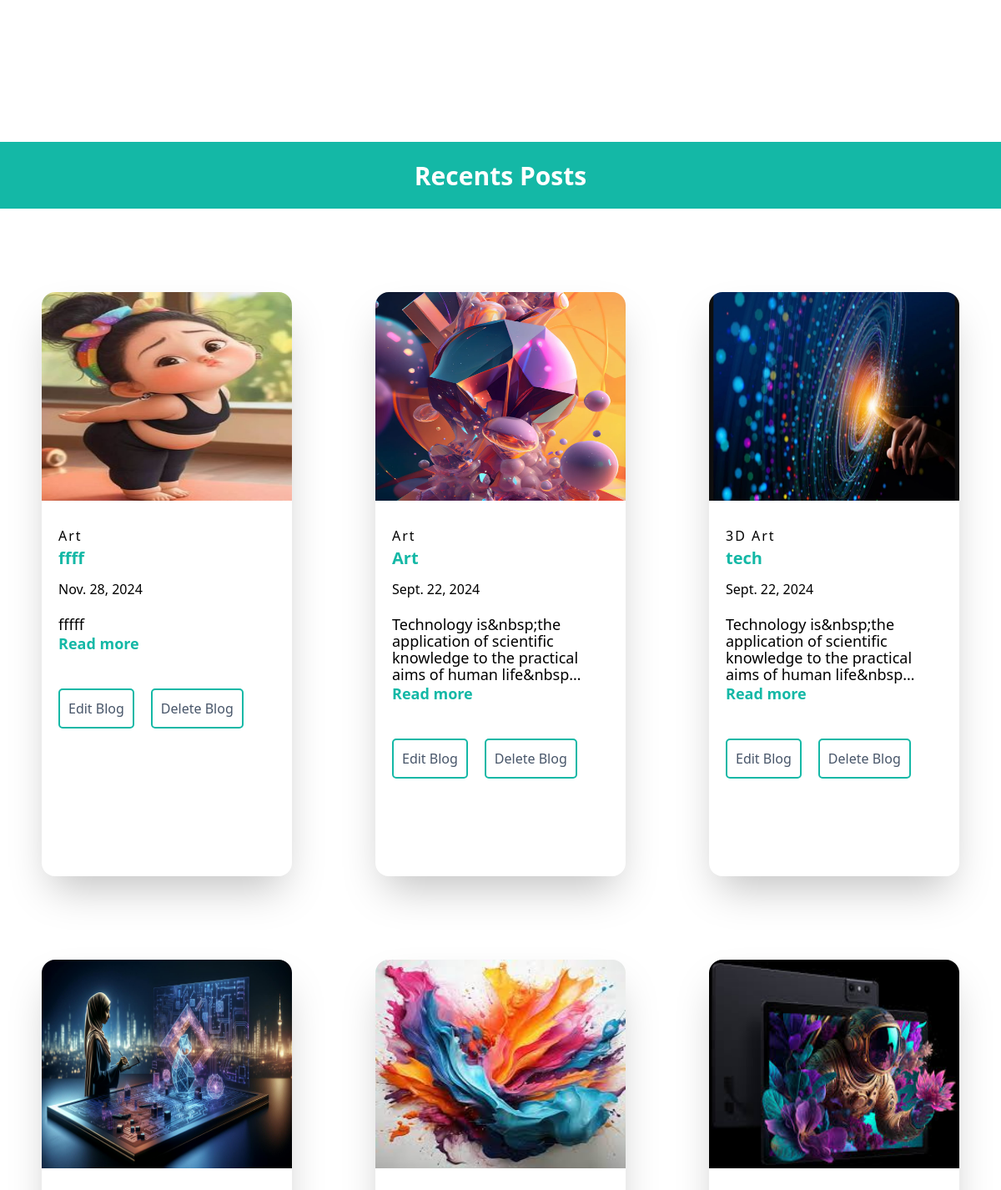
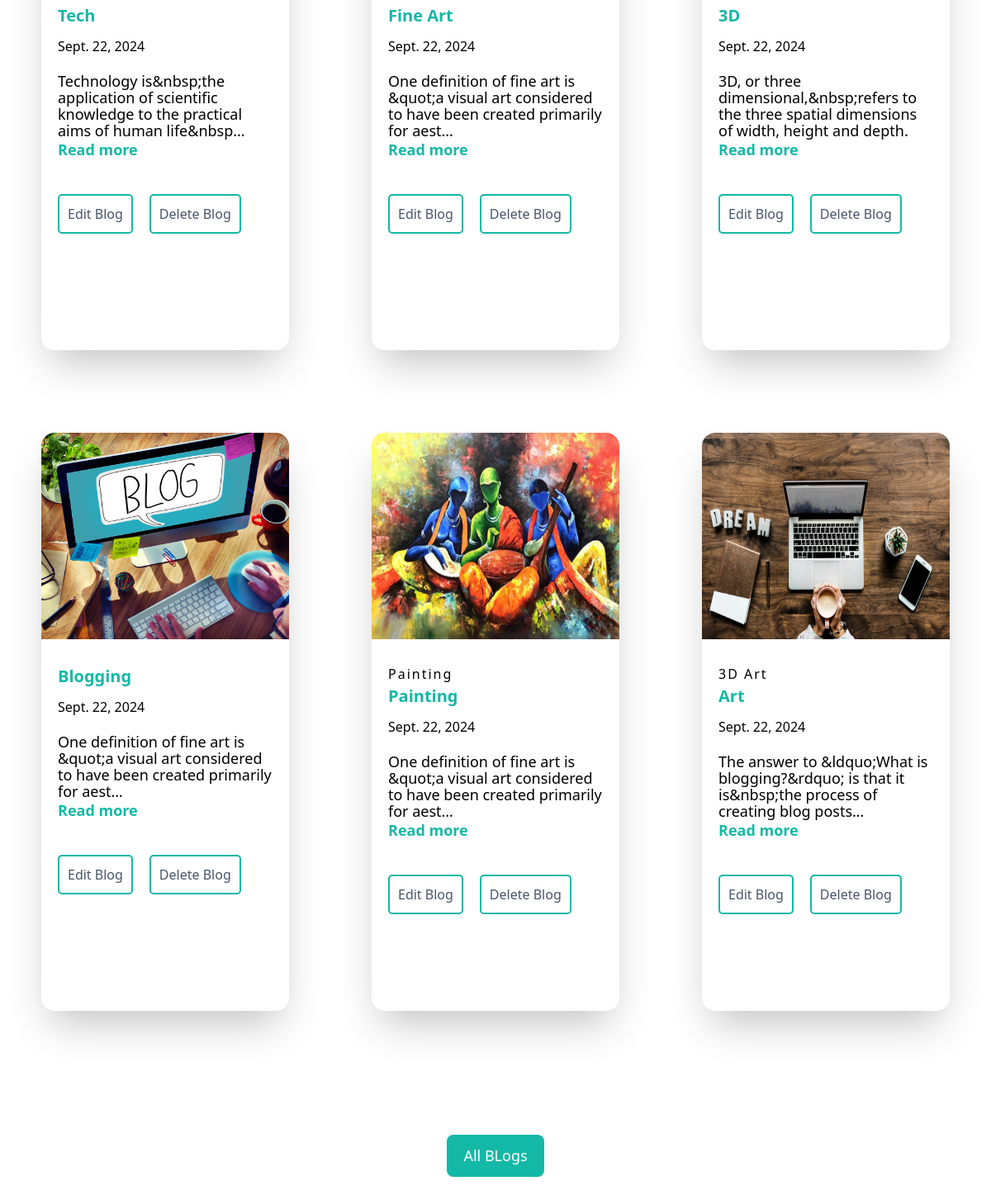
The app's page / (lower part), older data (2 pictures, top to bottom).
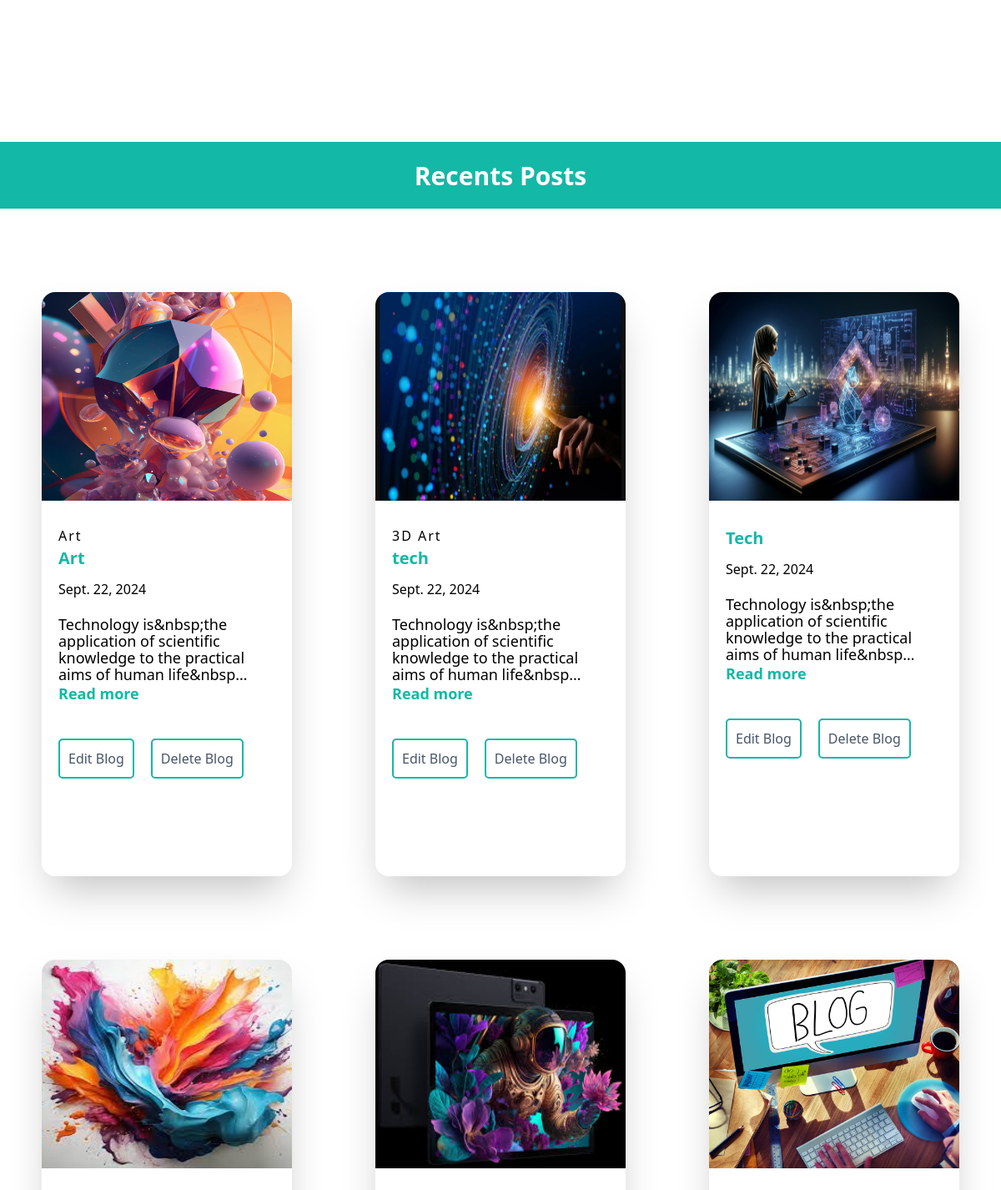
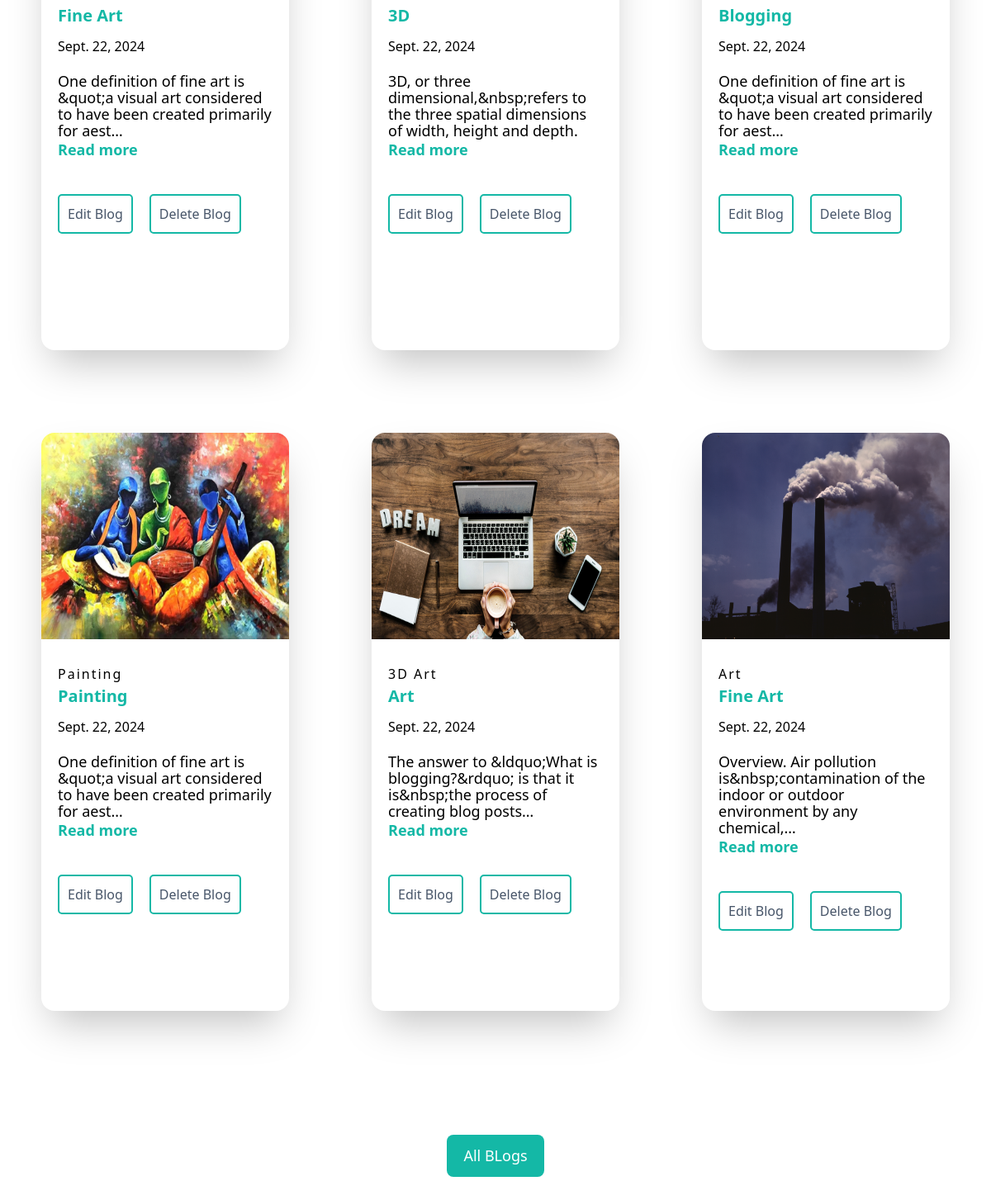
The same page, newer data (2 pictures, top to bottom).
### bloggingapi/models.py (models this page shows, shortened)
class Blogging(models.Model):
    title=models.CharField(max_length=200)
    content=CKEditor5Field('Text',null=True,blank=True,config_name='extends')
    image=models.FileField(upload_to='static/uploads')
    created_at=models.DateField(auto_now_add=True)
    category=models.ForeignKey(Category,on_delete=models.CASCADE,null=True)

class Category(models.Model):
    category_title=models.CharField(max_length=100,unique=True)
    created_at=models.DateTimeField(auto_now_add=True)

### bloggingapi/views.py (the view)
# urls.py: path('',view_blogs),
def view_blogs(request):
    blogs=Blogging.objects.all()
    recentpost=Blogging.objects.all()[::-1]
    category=Category.objects.all()
    if request.method=="GET":
        search=request.GET.get('search')
        if search!=None:
            blogs=Blogging.objects.filter(title__icontains=search)
    context={
        'blogs':blogs,
        'recentpost':recentpost,
        'category':category
    }
    return render(request,'bloggingapi/home.html',context)

### bloggingapi/templates/bloggingapi/home.html (shortened to what the changed rows need)
{% extends 'layouts.html' %}
{% load static %}
 {% block starts%}
 {% include 'bloggingapi/navbar.html'%}
<div class="mt-[250px]">
  <h2
    class="h-[80px] xl:h-[100px] 2xl:h-[120px] text-white bg-teal-500 text-[25px] md:text-[30px] xl:text-[35px] 2xl:text-[37px] 3xl:text-[40px] 4xl:text-[42px] 5xl:text-[45px] font-semibold flex justify-center items-center"
  >
    Recents Posts
  </h2>
</div>
<section
  class="w-[100%] grid grid-cols-1 md:grid-cols-2 lg:grid-cols-3 2xl:grid-cols-4 relative top-[100px]"
>
  {% for recent in recentpost %} {% if forloop.counter < 10 %}
  <div class="flex justify-center">
    <div
      class="shadow-2xl mb-[100px] w-[500px] md:w-[350px] lg:w-[300px] xl:w-[400px] 2xl:w-[350px] 3xl:w-[400px] 4xl:w-[450px] 5xl:w-[500px] min-h-[700px] rounded-2xl"
    >
      <a href="singleblog/{{recent.id}}" class="">
        <img
          src="{{recent.image}}"
          alt="{{recent.title}}"
          class="h-[300px] md:h-[250px] xl:h-[300px] 2xl:h-[350px] w-[100%] rounded-tr-2xl rounded-tl-2xl"
        />
      </a>
      <div class="px-[20px] py-[30px]">
        <a
          href="singleblog/{{recent.id}}"
          class="tracking-[2px] text-[16px] xl:text-[18px] 2xl:text-[20px] 3xl:text-[22px] 4xl:text-[25px] 5xl:text-[27px]"
          >{{recent.category.category_title}}</a
        >
        <h5>
          <a
            href="singleblog/{{recent.id}}"
            class="font-bold text-[20px] xl:text-[25px] 2xl:text-[30px] 3xl:text-[35px] 4xl:text-[40px] 5xl:text-[45px] text-teal-500"
            >{{recent.title}}</a
          >
        </h5>
        <p class="mt-[10px] text-[16px] 2xl:text-[18px] 3xl:text-[20px] 4xl:text-[22px] 5xl:text-[25px]">{{recent.created_at}}</p>
        <p
          class="font-normal text-[18px] xl:text-[20px] 2xl:text-[22px] 3xl:text-[25px] 4xl:text-[27px] 5xl:text-[30px] leading-[20px] xl:leading-[30px] 2xl:leading-[40px] mt-[20px]"
        >
          {{recent.content | striptags | truncatechars:100}}
        </p>
        <a
          href="singleblog/{{recent.id}}"
          class="mt-[50px] text-teal-500 font-semibold text-[18px] xl:text-[20px] 2xl:text-[22px] 3xl:text-[25px] 4xl:text-[27px] 5xl:text-[30px]"
          >Read more</a
        >
        <div class="my-[40px] flex">
          {% if user.is_authenticated %}
          <a
            href="all-blog-update/{{recent.id}}"
            class="border-2 border-solid border-teal-500 p-[5px] md:p-[10px]  rounded-[5px] text-slate-600 text-[16px] xl:text-[18px] 2xl:text-[20px] 3xl:text-[22px] 4xl:text-[25px] 5xl:text-[27px] ease-linear duration-75 hover:bg-teal-500 hover:text-white"
            >Edit Blog</a
          >
          <a
            href="deleteblog/{{recent.id}}"
            class="border-2 border-solid border-teal-500 p-[5px] md:p-[10px]  rounded-[5px] text-slate-600 text-[16px] xl:text-[18px] 2xl:text-[20px] 3xl:text-[22px] 4xl:text-[25px] 5xl:text-[27px] mx-[20px] ease-linear duration-75 hover:bg-teal-500 hover:text-white"
            onclick="return confirm('Are you sure you want to delete this blog?')"
            >Delete Blog</a
          >
          {% else %}
          <a
            href=""
            class="border-2 border-solid border-teal-500 p-[5px] md:p-[10px]  rounded-[5px] text-slate-600 text-[16px] xl:text-[18px] 2xl:text-[20px] 3xl:text-[22px] 4xl:text-[25px] 5xl:text-[27px] ease-linear duration-75 hover:bg-teal-500 hover:text-white"
            >Edit Blog</a
          >
          <a
            href=""
            class="border-2 border-solid border-teal-500 p-[5px] md:p-[10px]  rounded-[5px] text-slate-600 text-[16px] xl:text-[18px] 2xl:text-[20px] 3xl:text-[22px] 4xl:text-[25px] 5xl:text-[27px] mx-[20px] ease-linear duration-75 hover:bg-teal-500 hover:text-white"
            >Delete Blog</a
          >
          {% endif %}
        </div>
      </div>
    </div>
  </div>
  {% endif %}
  {% endfor %}
</section>
{% endblock %}

Row changes from the older to the newer data that the page shows:
removed Blogging: image (picture), category.category_title "Art", title "ffff", created_at "Nov. 28, 2024", content "fffff"
now on this page (row unchanged): Blogging: image (picture), category.category_title "Art", title "Fine Art", created_at "Sept. 22, 2024", content "Overview. Air pollution is&nbsp;contamination of the indoor or outdoor environment by any chemical,…"
